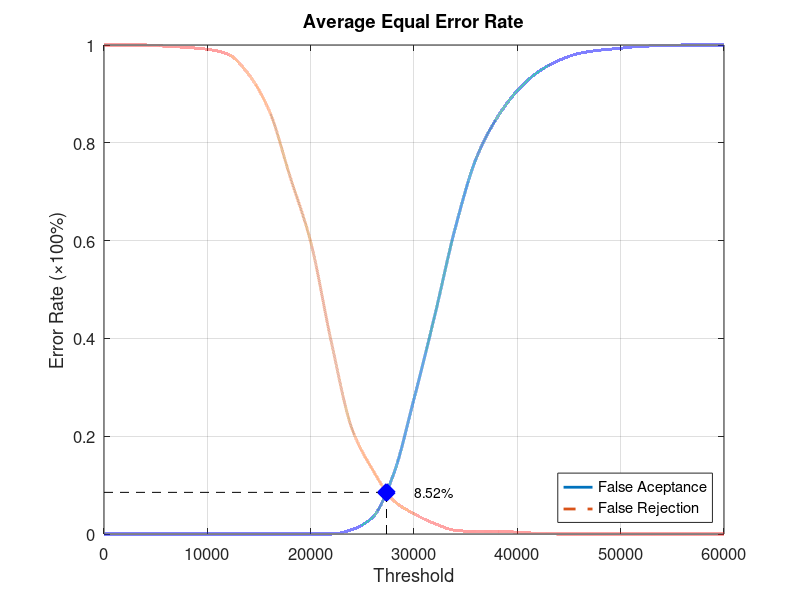
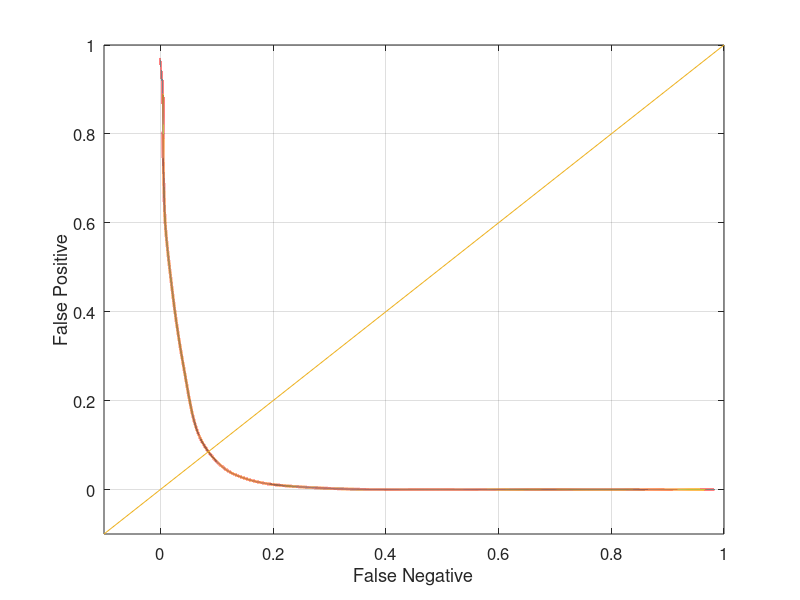

MATLAB code for these plots, in order:
function yEER = Experiment5Average
close all;
clear;
clc;
x = 0:2000:60000;
xq = 0:0.5:60000;

y0 = [0 0 0 0 0 0 0 0 0 0 0 0 0.00921053 0.0342105 0.121053 0.276316 0.446053 0.626316 0.767105 0.85 0.906579 0.944737 0.968421 0.982895 0.989474 0.993421 0.997368 0.998684 1 1 1];
yy0 = interp1(x, y0, xq, 'pchip');
y1 = [1 1 1 0.9975 0.995 0.99125 0.98125 0.94 0.865 0.73125 0.5975 0.3925 0.215 0.13125 0.06875 0.04125 0.02125 0.0075 0.005 0.005 0.00375 0.00125 0 0 0 0 0 0 0 0 0];
yy1 = interp1(x, y1, xq, 'pchip');

% Calculating EER: 
y2 = abs(y0 - y1);
find(y2 == min(y2))
yy2 = abs(yy0 - yy1);
xEER = find(yy2 == min(yy2));
xEERIndex = xq(xEER) % X-axis EER
yEER = yy0(xEER) % Y-axis EER

main = figure
plot(xq, yy0,'-','LineWidth', 2);	hold on
plot(xq, yy1,'--','LineWidth', 2);	hold on
plot([xEERIndex xEERIndex], [0 yEER], 'k--');	hold on
plot([0 xEERIndex], [yEER yEER], 'k--');	hold on
plot(xEERIndex, yEER, 'bx', 'LineWidth', 10);	hold on
text(xEERIndex + 10 * xEERIndex / 100, yEER, [num2str(round((10000 * yEER)) / 100) '%'])
legend('False Aceptance', 'False Rejection', 'Location', 'SouthEast')
xlabel('Threshold')
ylabel('Error Rate (\times100%)')
title('Average Equal Error Rate')
set(gca, 'FontSize', 12)
axis([0 60000 0 1])
grid on

print(main, 'Experiment5AverageMain', '-dpng');
FNRxFPR = figure('Color', [1 1 1]);
plot(yy1, yy0, '-', yy1, yy0, 'LineWidth', 2);
hold on
y = -0.1:0.1:1
plot(y, y); 
set(gca, 'FontSize', 12)
xlabel('False Negative')
ylabel('False Positive')
axis([-0.1 1 -0.1 1])
set(gca, 'FontSize', 12)
grid on

print(FNRxFPR, 'Experiment5AverageFNRxFPR','-dpng');
end
